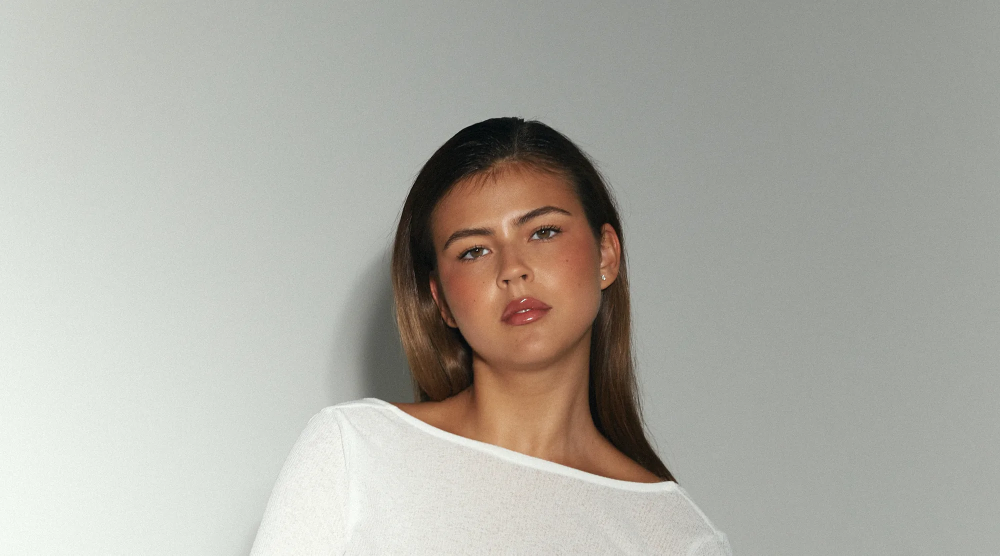
#> input picture assets/img/hero.webp, 2000 x 1111 px, given in place of hero.png, which was not available (shown at 1/2 size)
$ python build-images.py
#> lines starting #> are read from the running program, lines starting #| are printed output that depends on the picture; pictures that were not available may be replaced by others from this repository, and a replacement may not be noted
#!/usr/bin/env python3
"""Пересборка картинок из figma/raw в assets/img с кропом по imageTransform макета."""
import json, os, glob, concurrent.futures
from PIL import Image, ImageOps
Image.MAX_IMAGE_PIXELS = None

nodes = json.load(open('figma/nodes.json'))['nodes']
#> (reads figma/nodes.json from the repository)
items = []
def walk(n, path=''):
    for f in (n.get('fills') or []):
        if f.get('type') == 'IMAGE' and f.get('imageRef'):
            bb = n.get('absoluteBoundingBox') or {}
            items.append(dict(path=path, name=n['name'], type=n['type'], ref=f['imageRef'],
                              mode=f.get('scaleMode'), tr=f.get('imageTransform'),
                              x=bb.get('x'), y=bb.get('y')))
    for c in n.get('children', []):
        walk(c, path + '/' + n['name'])
for v in nodes.values():
    walk(v['document'])

hero = [i for i in items if 'Hero' in i['path']][0]
portrait = [i for i in items if 'Image and bio' in i['path']][0]
grid = sorted([i for i in items if '/Images' in i['path'] and i['type'] == 'RECTANGLE'],
              key=lambda i: (round(i['y'] / 60), i['x']))

def load(src):
    return ImageOps.exif_transpose(Image.open(src)).convert('RGB')

def crop_by_transform(im, tr):
    """imageTransform = [[sx,0,tx],[0,sy,ty]] в долях исходника."""
    if not tr:
        return im
    w, h = im.size
    sx, tx = tr[0][0], tr[0][2]
    sy, ty = tr[1][1], tr[1][2]
    box = (round(tx * w), round(ty * h), round((tx + sx) * w), round((ty + sy) * h))
    box = (max(0, box[0]), max(0, box[1]), min(w, box[2]), min(h, box[3]))
    return im.crop(box)

def square(im):
    w, h = im.size
    s = min(w, h)
    return im.crop(((w - s) // 2, (h - s) // 2, (w + s) // 2, (h + s) // 2))

def out(im, dst, maxside, q=80):
    w, h = im.size
    if max(w, h) > maxside:
        r = maxside / max(w, h)
        im = im.resize((round(w * r), round(h * r)), Image.LANCZOS)
    im.save(dst, 'WEBP', quality=q, method=6)
    return f'{im.size[0]}x{im.size[1]} {os.path.getsize(dst)//1024}KB'

os.makedirs('assets/img', exist_ok=True)
log = []
log.append(('hero.webp', out(crop_by_transform(load('figma/raw/hero.png'), hero['tr']), 'assets/img/hero.webp', 2000, 82)))
#> in load, returned value is the input picture: PIL image 2000x1111 RGB; mean R, G, B 174, 172.4, 164.5
#> in crop_by_transform, `w, h = im.size`: w = 2000; h = 1111
#> in crop_by_transform, `sx, tx = tr[0][0], tr[0][2]`: sx = 0.964; tx = 0.0171
#> in crop_by_transform, `sy, ty = tr[1][1], tr[1][2]`: sy = 0.429; ty = 0.0846
#> in crop_by_transform, `box = (round(tx * w), round(ty * h), round((tx + sx) * w), round((ty +..`: box = (34, 94, 1962, 570)
#> in crop_by_transform, `return im.crop(box)`:
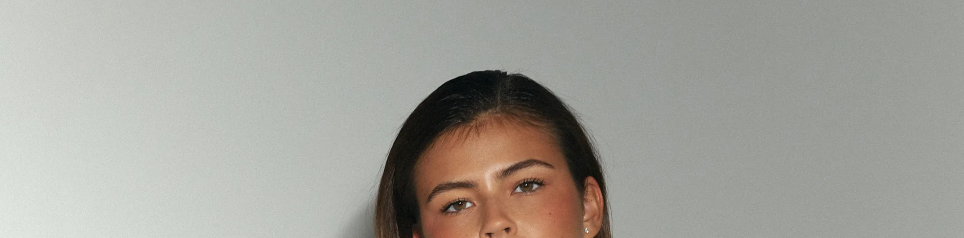
#> returned value: PIL image 1928x476 RGB (shown at 1/2 size); mean R, G, B 163, 161.9, 154.6
#> in out, `w, h = im.size`: w = 1928; h = 476
log.append(('portrait.webp', out(square(load('figma/raw/portrait.png')), 'assets/img/portrait.webp', 1000, 84)))
#> call 2 of load, with src = 'figma/raw/portrait.png'
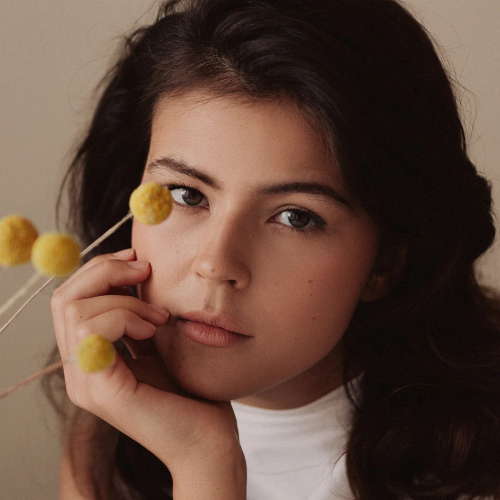
#> input picture assets/img/portrait.webp, 1000 x 1000 px, given in place of portrait.png, which was not available (shown at 1/2 size)
#> in load, returned value is the input picture: PIL image 1000x1000 RGB; mean R, G, B 99, 73.7, 60.5
#> in square, `w, h = im.size`: w = 1000

def do_grid(k):
    i, g = k
    n = f'g{i+1:02d}'
    im = crop_by_transform(load(f'figma/raw/{n}.png'), g['tr'])
#> call 3 of load, with src = 'figma/raw/g01.png'
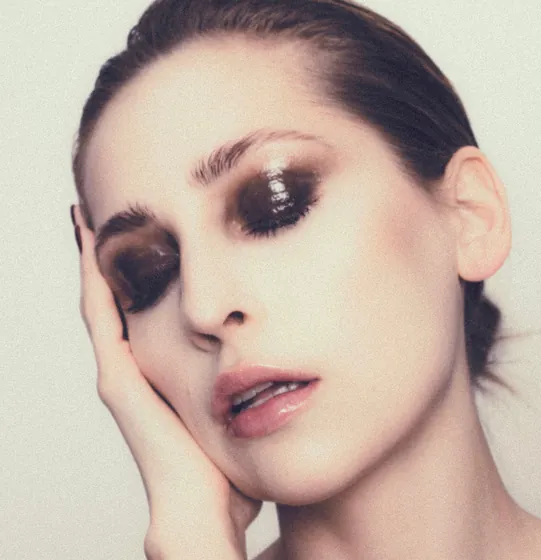
#> input picture assets/img/g01.webp, 541 x 560 px, given in place of g01.png, which was not available
#> in load, returned value is the input picture: PIL image 541x560 RGB; mean R, G, B 194.5, 176.6, 164.9
#> in crop_by_transform (call 2), `w, h = im.size`: w = 541; h = 560
#> in crop_by_transform (call 2), `sx, tx = tr[0][0], tr[0][2]`: sx = 0.999; tx = -0.00866
#> in crop_by_transform (call 2), `sy, ty = tr[1][1], tr[1][2]`: sy = 0.796; ty = 0.0567
#> in crop_by_transform (call 2), `box = (round(tx * w), round(ty * h), round((tx + sx) * w), round((ty +..`: box = (-5, 32, 536, 478)
#> in crop_by_transform (call 2), `box = (max(0, box[0]), max(0, box[1]), min(w, box[2]), min(h, box[3]))`: box = (0, 32, 536, 478)
#> in crop_by_transform (call 2), `return im.crop(box)`:
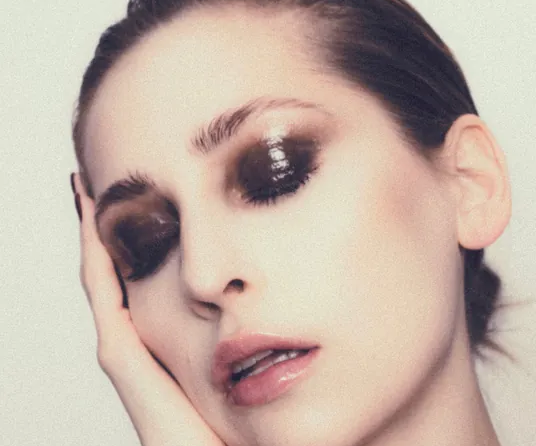
#> returned value: PIL image 536x446 RGB; mean R, G, B 195.9, 177.7, 165.6
    a = out(im, f'assets/img/{n}.webp', 560, 80)
    b = out(im, f'assets/img/{n}-full.webp', 1500, 82)
    return (n, g['name'], a, b)

with concurrent.futures.ThreadPoolExecutor(6) as ex:
    rows = list(ex.map(do_grid, enumerate(grid)))
#> in do_grid, `a = out(im, f'assets/img/{n}.webp', 560, 80)`: a = '536x446 16KB'
#> in do_grid, `b = out(im, f'assets/img/{n}-full.webp', 1500, 82)`: b = '536x446 17KB'
#> (the run stopped early here; a loop or call above may not have finished)
